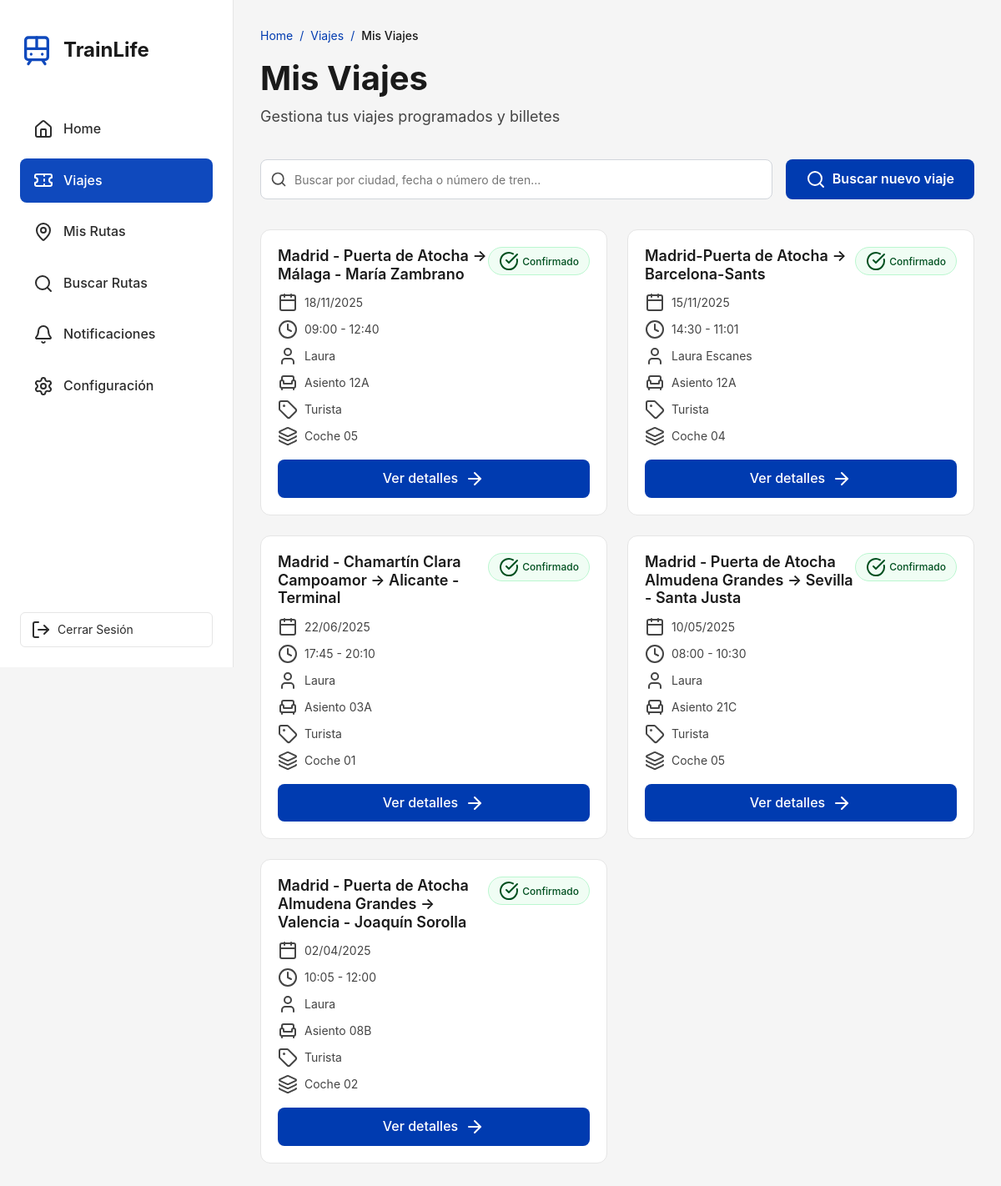
Page /misViajes/1/ on the earlier database version.
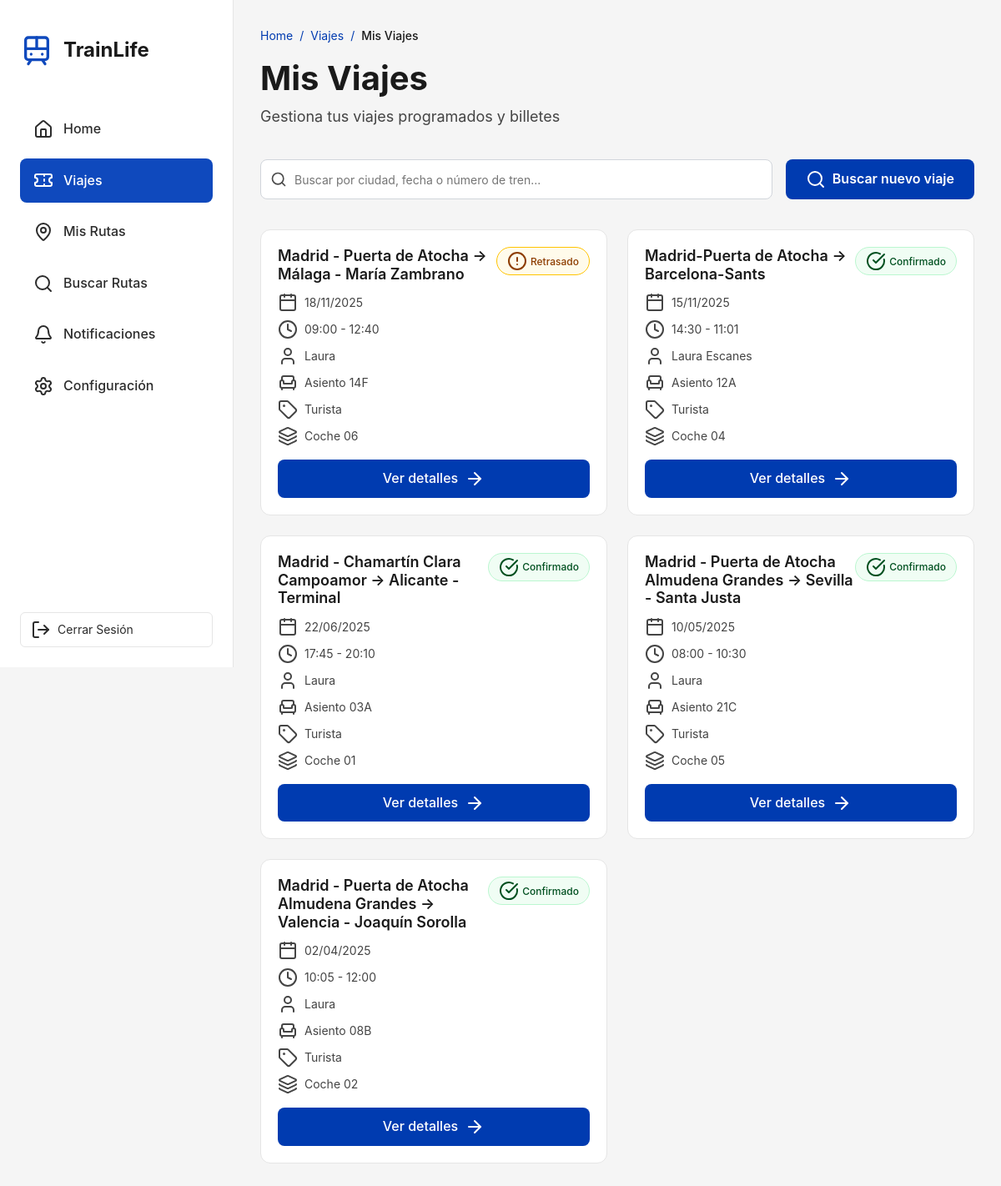
Same page on the later database version.
### trainLife/models.py (models this page shows, shortened)
class Viaje(models.Model):
    usuario = models.ForeignKey(Usuario, on_delete=models.CASCADE, related_name='viajes')
    nombrePasajero = models.CharField(max_length=200)
    coche = models.CharField(max_length=10)  # Ej: "04"
    asiento = models.CharField(max_length=10)  # Ej: "12A"
    clase = models.CharField(max_length=50, default="Turista")  # Ej: "Turista", "Preferente"
    origenEstacion = models.CharField(max_length=200)  # Ej: "Madrid - Puerta de Atocha"
    horaSalidaOrigen = models.TimeField()  # Ej: "14:30"
    andenOrigen = models.CharField(max_length=10)  # Ej: "12"
    destinoEstacion = models.CharField(max_length=200)  # Ej: "Barcelona - Sants"
    horaLlegadaDestino = models.TimeField()  # Ej: "17:10"
    fechaViaje = models.DateField()  # Fecha del viaje
    fechaCreacion = models.DateTimeField(auto_now_add=True)
    estadoViaje = models.CharField(max_length=50, default="confirmado")  # Ej: "Programado", "Completado", "Cancelado"
    class Meta:
        ordering = ['-fechaViaje', '-horaSalidaOrigen']
        verbose_name = 'Viaje'
        verbose_name_plural = 'Viajes'

### trainLife/views.py (the view)
# urls.py: path('misViajes/<int:usuario_id>/', views.misViajes, name='mis_viajes'),
def misViajes(request, usuario_id):
    session_usuario_id = request.session.get('usuario_id')
    usuario = Usuario.objects.filter(id=usuario_id).first()
    viajes = Viaje.objects.filter(usuario=usuario).order_by('-fechaViaje', '-horaSalidaOrigen')
    return render(request, 'misViajes.html', {
        'usuario': usuario,
        'viajes': viajes
    })

### trainLife/templates/misViajes.html (shortened to what this page needs)
<!DOCTYPE html>
<html lang="es">
    {% load static %}
<head>
    <link href="https://cdn.jsdelivr.net/npm/bootstrap@5.3.0/dist/css/bootstrap.min.css" rel="stylesheet"/>
    <link href="https://unpkg.com/lucide-static@latest/font/lucide.css" rel="stylesheet"/>
    <link rel="stylesheet" href="{% static 'styles/misViajes.css' %}"/>
    <link rel="stylesheet" href="{% static 'styles/sidebar.css' %}"/>
</head>
<body>
    <div class="dashboard-container">
        {% with seccion_actual='viajes' %}
            {% include 'includes/sidebar.html' %}
        {% endwith %}
        <main id="contenido-principal" class="main-content">
            <div class="content-wrapper">
                <nav class="breadcrumbs" aria-label="Breadcrumb">
                    <a href="{% url 'inicio_usuario' usuario.id %}" class="breadcrumb-link">Home</a>
                    <span class="breadcrumb-separator">/</span>
                    <a href="{% url 'viajes_usuario' usuario.id %}" class="breadcrumb-link">Viajes</a>
                    <span class="breadcrumb-separator">/</span>
                    <span class="breadcrumb-current">Mis Viajes</span>
                </nav>
                <header class="page-header">
                    <h1 class="page-title">Mis Viajes</h1>
                    <p class="page-subtitle">Gestiona tus viajes programados y billetes</p>
                </header>
                <form class="search-section" role="search">
                    <div class="search-input-wrapper">
                        <i data-lucide="search" class="search-icon"></i>
                        <input
                            type="text"
                            class="search-input"
                            id="searchInput"
                            placeholder="Buscar por ciudad, fecha o número de tren..."
                            aria-label="Buscar viajes"
                        />
                    </div>
                    <button class="btn-search-new" id="btnSearchNew" type="button"
                            aria-label="Buscar y comprar un nuevo viaje">
                        <i data-lucide="search"></i>
                        <span>Buscar nuevo viaje</span>
                    </button>
                </form>
                <div class="trips-grid" id="tripsGrid" role="list" aria-label="Lista de viajes programados">
                    {% if viajes %}
                        {% for viaje in viajes %}
                        <div class="trip-card" role="listitem">
                            <div class="trip-card-header">
                                <h2 class="trip-route">{{ viaje.origenEstacion }} → {{ viaje.destinoEstacion }}</h2>
                                <span class="status-badge status-{{ viaje.estadoViaje|lower }}">
                                    {% if viaje.estadoViaje|lower == 'cancelado' %}
                                        <i data-lucide="x-circle"></i>
                                    {% elif viaje.estadoViaje|lower == 'retrasado' %}
                                        <i data-lucide="alert-circle"></i>
                                    {% elif viaje.estadoViaje|lower == 'confirmado' or viaje.estadoViaje|lower == 'completado' %}
                                        <i data-lucide="check-circle"></i>
                                    {% elif viaje.estadoViaje|lower == 'en curso' %}
                                        <i data-lucide="train"></i>
                                    {% elif viaje.estadoViaje|lower == 'programado' %}
                                        <i data-lucide="clock"></i>
                                    {% else %}
                                        <i data-lucide="info"></i>
                                    {% endif %}
                                    {{ viaje.estadoViaje|capfirst }}
                                </span>
                            </div>
                            <div class="trip-details">
                                <div class="trip-detail-item">
                                    <i data-lucide="calendar"></i>
                                    <span>{{ viaje.fechaViaje|date:"d/m/Y" }}</span>
                                </div>
                                <div class="trip-detail-item">
                                    <i data-lucide="clock"></i>
                                    <span>{{ viaje.horaSalidaOrigen|time:"H:i" }} - {{ viaje.horaLlegadaDestino|time:"H:i" }}</span>
                                </div>
                                <div class="trip-detail-item">
                                    <i data-lucide="user"></i>
                                    <span>{{ viaje.nombrePasajero }}</span>
                                </div>
                                <div class="trip-detail-item">
                                    <i data-lucide="armchair"></i>
                                    <span>Asiento {{ viaje.asiento }}</span>
                                </div>
                                <div class="trip-detail-item">
                                    <i data-lucide="tag"></i>
                                    <span>{{ viaje.clase }}</span>
                                </div>
                                <div class="trip-detail-item">
                                    <i data-lucide="layers"></i>
                                    <span>Coche {{ viaje.coche }}</span>
                                </div>
                            </div>
                            <button class="btn-view-details" onclick="event.stopPropagation(); window.location.href='{% url 'detalles_viaje' usuario.id viaje.id %}'">
                                Ver detalles
                                <i data-lucide="arrow-right"></i>
                            </button>
                        </div>
                        {% endfor %}
                    {% endif %}
                </div>
            </div>
        </main>
    </div>
</body>
</html>

### trainLife/templates/includes/sidebar.html (shortened to what this page needs)
<aside id="sidebar-principal" class="sidebar" aria-label="Navegación principal">
    <div class="sidebar-content">
        <div class="logo-section">
            <i data-lucide="train" class="logo-icon"></i>
            <h1 class="logo-text">TrainLife</h1>
        </div>
        <nav class="nav-menu" aria-label="{% block nav_label %}Menú de navegación{% endblock %}">
            <a class="nav-item {% if seccion_actual == 'home' %}active{% endif %}" href="{% url 'inicio_usuario' usuario.id %}" aria-label="Ir a inicio" {% if seccion_actual == 'home' %}aria-current="page"{% endif %}>
                <i data-lucide="home"></i>
                <span>Home</span>
            </a>
            <a class="nav-item {% if seccion_actual == 'viajes' %}active{% endif %}" href="{% url 'viajes_usuario' usuario.id %}" aria-label="Ir a viajes" {% if seccion_actual == 'viajes' %}aria-current="page"{% endif %}>
                <i data-lucide="ticket"></i>
                <span>Viajes</span>
            </a>
            <a class="nav-item {% if seccion_actual == 'mis_rutas' %}active{% endif %}" href="{% url 'mis_rutas' usuario.id %}" aria-label="Ir a Mis Rutas" {% if seccion_actual == 'mis_rutas' %}aria-current="page"{% endif %}>
                <i data-lucide="map-pin"></i>
                <span>Mis Rutas</span>
            </a>
            <a class="nav-item {% if seccion_actual == 'buscar_rutas' %}active{% endif %}" href="{% url 'buscar_rutas' usuario.id %}" aria-label="Buscar rutas" {% if seccion_actual == 'buscar_rutas' %}aria-current="page"{% endif %}>
                <i data-lucide="search"></i>
                <span>Buscar Rutas</span>
            </a>
            <a class="nav-item " href="{% url 'notificaciones' usuario.id %}" aria-label="Ver notificaciones" >
                <i data-lucide="bell"></i>
                <span>Notificaciones</span>
            </a>
            <a class="nav-item " href="{% url 'configuracion' usuario.id %}" aria-label="Ir a configuración" >
                <i data-lucide="settings"></i>
                <span>Configuración</span>
            </a>
        </nav>
        <button class="logout-btn" onclick="window.location.href='{% url 'salir' usuario.id %}'" aria-label="Cerrar sesión">
            <i data-lucide="log-out"></i>
            <span>Cerrar Sesión</span>
        </button>
    </div>
</aside>

### trainLife/static/styles/misViajes.css (style rules this page uses)
:root { --primary-color: #003bb0; --primary-hover: #01287c; --success-color: #009563; --success-bg: #f0fdf4; --success-border: #bbf7d0; --warning-color: #af6f00; --warning-bg: #fffbeb; --warning-border: #ffc400; --danger-color: #c63a3a; --danger-bg: #fef2f2; --danger-border: #fecaca; --info-color: #3b82f6; --info-bg: #eff6ff; --info-border: #bfdbfe; --text-dark: #1a1a1a; --text-secondary: #444444; --bg-main: #f5f5f5; --bg-white: #ffffff; --border-color: #e5e5e5; --shadow-sm: 0 1px 2px rgba(0, 0, 0, 0.05); --shadow-md: 0 4px 6px rgba(0, 0, 0, 0.07); --sidebar-width: 280px; }
* { margin: 0; padding: 0; box-sizing: border-box; }
body { font-family: 'Inter', -apple-system, BlinkMacSystemFont, 'Segoe UI', sans-serif; background-color: var(--bg-main); color: var(--text-dark); line-height: 1.6; -webkit-font-smoothing: antialiased; -moz-osx-font-smoothing: grayscale; }
.dashboard-container { display: flex; min-height: 100vh; }
.main-content { flex: 1; margin-left: var(--sidebar-width); padding: 2rem; min-height: 100vh; }
.content-wrapper { max-width: 1200px; margin: 0 auto; }
.breadcrumbs { display: flex; align-items: center; gap: 0.5rem; margin-bottom: 1rem; font-size: 0.875rem; }
.breadcrumb-link { color: var(--primary-color); text-decoration: none; }
.breadcrumb-separator { color: var(--primary-color); }
.breadcrumb-current { color: var(--text-dark); font-weight: 500; }
.page-header { margin-bottom: 1.5rem; }
.page-title { font-size: 2.5rem; font-weight: 700; color: var(--text-dark); margin-bottom: 0.5rem; }
.page-subtitle { font-size: 1.125rem; color: var(--text-secondary); }
.search-section { display: flex; flex-wrap: wrap; gap: 1rem; padding: 0.75rem 0; margin-bottom: 1.5rem; }
.search-input-wrapper { position: relative; flex: 1; min-width: 250px; }
.search-icon { position: absolute; left: 0.75rem; top: 50%; transform: translateY(-50%); width: 1.25rem; height: 1.25rem; color: #4a4a4a; }
.search-input { width: 100%; height: 3rem; padding: 0 1rem 0 2.5rem; border: 1px solid #d1d5db; border-radius: 0.5rem; background-color: var(--bg-white); font-size: 0.875rem; outline: none; transition: all 0.2s; }
.btn-search-new { display: flex; align-items: center; justify-content: center; gap: 0.5rem; height: 3rem; padding: 0 1.5rem; background-color: var(--primary-color); color: white; border: none; border-radius: 0.5rem; font-weight: 600; cursor: pointer; transition: background-color 0.2s; }
.trips-grid { display: grid; grid-template-columns: repeat(auto-fill, minmax(320px, 1fr)); gap: 1.5rem; }
.trip-card { background-color: var(--bg-white); border-radius: 0.75rem; border: 1px solid var(--border-color); padding: 1.25rem; transition: box-shadow 0.2s; cursor: pointer; }
.trip-card-header { display: flex; align-items: flex-start; justify-content: space-between; margin-bottom: 0.75rem; }
.trip-route { font-size: 1.125rem; font-weight: 600; color: var(--text-dark); margin: 0; }
.status-badge { display: flex; align-items: center; gap: 0.25rem; padding: 0.25rem 0.75rem; border-radius: 9999px; font-size: 0.75rem; font-weight: 500; border: 1px solid; }
.status-confirmado { background-color: var(--success-bg); border-color: var(--success-border); color: #005020; }
.status-retrasado { background-color: var(--warning-bg); border-color: var(--warning-border); color: #8d3d00; }
.trip-details { display: flex; flex-direction: column; gap: 0.5rem; margin-bottom: 1rem; }
.trip-detail-item { display: flex; align-items: center; gap: 0.5rem; font-size: 0.875rem; color: var(--text-secondary); }
.btn-view-details { width: 100%; display: flex; align-items: center; justify-content: center; gap: 0.5rem; padding: 0.625rem 1rem; background-color: var(--primary-color); color: white; border: none; border-radius: 0.5rem; font-weight: 500; cursor: pointer; transition: background-color 0.2s; }

Differences in the rows shown:
changed Viaje "Madrid - Puerta de Atocha": estadoViaje "Confirmado" → "Retrasado"; asiento "12A" → "14F"; coche "05" → "06"
